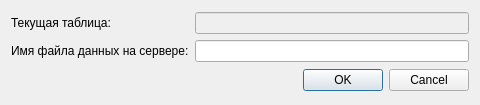
<?xml version="1.0" encoding="UTF-8"?>
<ui version="4.0">
 <class>DialogImportToDatabase</class>
 <widget class="QDialog" name="DialogImportToDatabase">
  <property name="geometry">
   <rect>
    <x>0</x>
    <y>0</y>
    <width>480</width>
    <height>105</height>
   </rect>
  </property>
  <property name="windowTitle">
   <string>Импорт данных в таблицу</string>
  </property>
  <layout class="QGridLayout" name="gridLayout_2">
   <item row="0" column="0">
    <layout class="QGridLayout" name="gridLayout">
     <item row="0" column="0">
      <widget class="QLabel" name="label">
       <property name="text">
        <string>Текущая таблица:</string>
       </property>
      </widget>
     </item>
     <item row="0" column="1">
      <widget class="QLineEdit" name="lineEdit">
       <property name="enabled">
        <bool>false</bool>
       </property>
      </widget>
     </item>
     <item row="1" column="0">
      <widget class="QLabel" name="label_2">
       <property name="text">
        <string>Имя файла данных на сервере:</string>
       </property>
      </widget>
     </item>
     <item row="1" column="1">
      <widget class="QLineEdit" name="lineEdit_2"/>
     </item>
    </layout>
   </item>
   <item row="1" column="0">
    <widget class="QDialogButtonBox" name="buttonBox">
     <property name="orientation">
      <enum>Qt::Horizontal</enum>
     </property>
     <property name="standardButtons">
      <set>QDialogButtonBox::Cancel|QDialogButtonBox::Ok</set>
     </property>
    </widget>
   </item>
  </layout>
 </widget>
 <resources/>
 <connections>
  <connection>
   <sender>buttonBox</sender>
   <signal>accepted()</signal>
   <receiver>DialogImportToDatabase</receiver>
   <slot>accept()</slot>
   <hints>
    <hint type="sourcelabel">
     <x>248</x>
     <y>254</y>
    </hint>
    <hint type="destinationlabel">
     <x>157</x>
     <y>274</y>
    </hint>
   </hints>
  </connection>
  <connection>
   <sender>buttonBox</sender>
   <signal>rejected()</signal>
   <receiver>DialogImportToDatabase</receiver>
   <slot>reject()</slot>
   <hints>
    <hint type="sourcelabel">
     <x>316</x>
     <y>260</y>
    </hint>
    <hint type="destinationlabel">
     <x>286</x>
     <y>274</y>
    </hint>
   </hints>
  </connection>
 </connections>
</ui>
